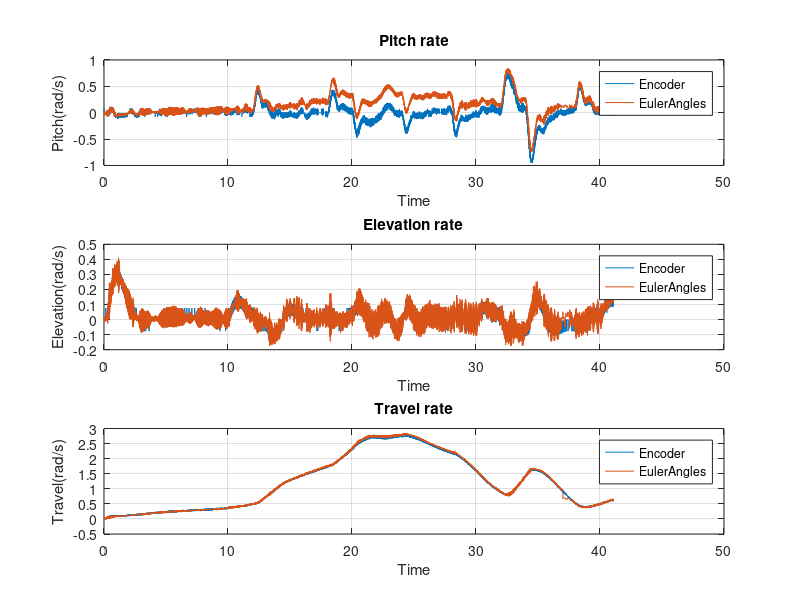

This chart was generated by the following MATLAB code:

subplot(3, 1, 1);
load Encoder.mat;
plot(Encoder(1,:), Encoder(5,:));
title('Pitch rate');
xlabel('Time');
ylabel('Pitch(rad/s)');
grid on

hold on

load EulerRates.mat;
plot(EulerRates(1,:), EulerRates(2,:));

%hold on

%load EulerRates_NoEncoder.mat;
%plot(EulerRates_NoEncoder(1,:), EulerRates_NoEncoder(2,:));
legend('Encoder', 'EulerAngles');



%%%%%%%%%%%%%%%%%%%%%%%%%%%%%%%%%%%%%%

subplot(3, 1, 2);

load Encoder.mat;
plot(Encoder(1,:), Encoder(7,:))
title('Elevation rate');
xlabel('Time');
ylabel('Elevation(rad/s)');
grid on

hold on

load EulerRates.mat;
plot(EulerRates(1,:), EulerRates(3,:));


%hold on

%load EulerRates_NoEncoder.mat;
%plot(EulerRates_NoEncoder(1,:), EulerRates_NoEncoder(3,:));
legend('Encoder', 'EulerAngles');


%%%%%%%%%%%%%%%%%%%%%%%%%%%%%%%%%%%%%%

subplot(3, 1, 3);

load Encoder.mat;
plot(Encoder(1,:), Encoder(3,:));
title('Travel rate');
xlabel('Time');
ylabel('Travel(rad/s)');
grid on

hold on

load EulerRates.mat;
plot(EulerRates(1,:), EulerRates(4,:));

%hold on

%load EulerRates_NoEncoder.mat;
%plot(EulerRates_NoEncoder(1,:), EulerRates_NoEncoder(4,:));
legend('Encoder', 'EulerAngles');
